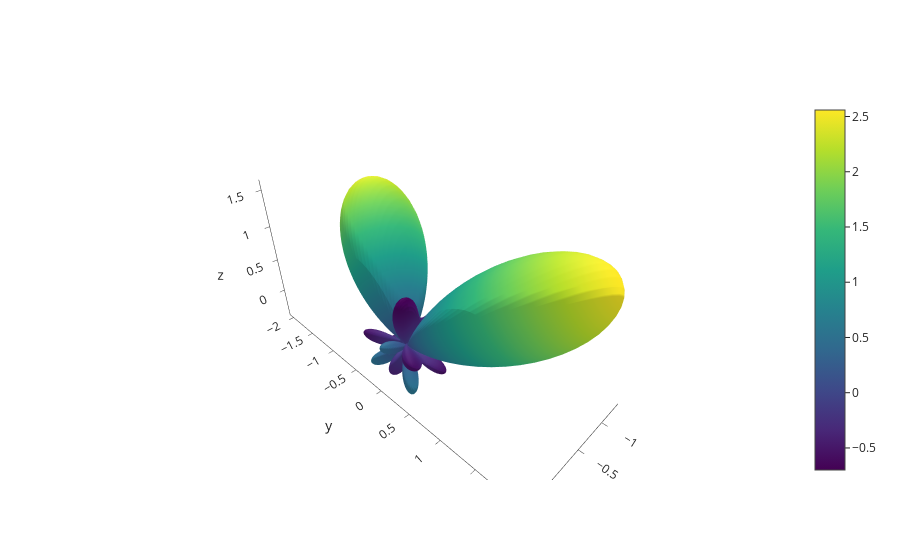

The notebook cell this image was saved under:
### Code cell
go.Figure([go.Surface(**sph.plotly_surface(AgS[max_ind_all].to(torch.float32))[0])])

### Figure 1 — Plotly figure (JSON) as saved in the notebook; plotly's stock layout.template omitted (floating-point values rounded to 4 significant figures; data arrays with more than 128 entries replaced by an {"elided": "..."} marker saying what was removed)
{"data": [{"surfacecolor": {"elided": "100x100 float values"}, "type": "surface", "x": {"elided": "100x100 float values"}, "y": {"elided": "100x100 float values"}, "z": {"elided": "100x100 float values"}}], "layout": {}}
